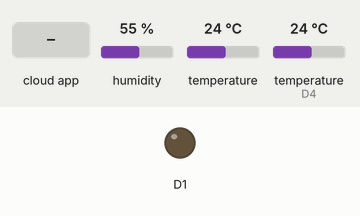
Simulated run of this sketch. Board: ESP8266 (NodeMCU). On the bench: output pins drawn as LEDs (lit = HIGH). Inputs (shaded band) come from the test bench; at power-on: humidity 55 %, temperature 24 °C, temperature (sensor on D4) 24 °C. WiFi joins after 1.5 s; servers stay silent unless stated; the Firebase database answers and starts empty; what the sketch prints to the serial monitor is not drawn.

Above: at 2.8 s.
2.9 s: the phone or cloud app sets status to 1
At 3.9 s:
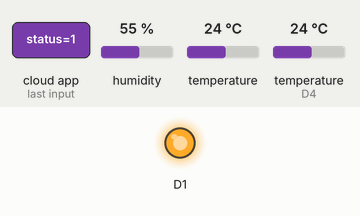
4.9 s: the phone or cloud app sets status to 0
At 5.7 s:
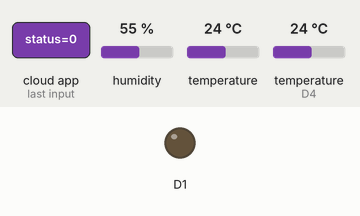
Timing chart, 0 to 7.9 s (numbered marks = the images above; inputs shaded):
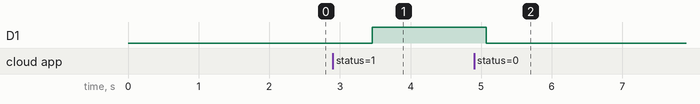

Measured:
- after the input at 2.9 s, D1: LOW → HIGH after 0.56 s
- after the input at 4.9 s, D1: HIGH → LOW after 0.17 s

The sketch:

espcode.ino
```cpp
#include <ESP8266WiFi.h>
#include <string.h>
#include <FirebaseArduino.h>
#include <DHT.h>
#include <DallasTemperature.h>
#include <OneWire.h>

#define ONE_WIRE_BUS 2 // DS18B20 on NodeMCU pin D4
#define FIREBASE_HOST "esp-database-1248a-default-rtdb.firebaseio.com"
#define FIREBASE_AUTH "qEAzyzeHf8xxWuaidq8wuMXdNx8MTQjDjlY5WldU"
#define WIFI_SSID "GALAL"
#define WIFI_PASSWORD "24545182"
#define DHTPIN D3                                            // Digital pin connected to DHT11
#define DHTTYPE DHT11                                        // Initialize dht type as DHT 11
int n;
DHT dht(DHTPIN, DHTTYPE);
OneWire oneWire(ONE_WIRE_BUS);
DallasTemperature DS18B20(&oneWire);

void setup()
{
  Serial.begin(115200);
  dht.begin();                                                  //reads dht sensor data
  DS18B20.begin();
  WiFi.begin(WIFI_SSID, WIFI_PASSWORD);
  Serial.print("Connecting to ");
  Serial.print(WIFI_SSID);
  while (WiFi.status() != WL_CONNECTED) {
    Serial.print(".");
    delay(500);
  }

  Serial.println();
  Serial.print("Connected");
  Serial.print("IP Address: ");
  Serial.println(WiFi.localIP());                               //prints local IP address
  Firebase.begin(FIREBASE_HOST, FIREBASE_AUTH);                 // connect to the firebase
  pinMode(D1,OUTPUT);
  Firebase.set("status",0);

}

void loop()
{
  n=Firebase.getInt("status/status");
  if (n==1) {
      Serial.print("LED is ON");
      digitalWrite(D1,1);
  }
   else{
   Serial.print("LED is Off");
   digitalWrite(D1,0);
 }
                                   // Read Humidity
  DS18B20.requestTemperatures();
  float t = DS18B20.getTempCByIndex(0);                              // Read temperature
  float h = dht.readHumidity();
  if (isnan(h) || isnan(t))                                     // Checking sensor working
  {
    Serial.println(F("Failed to read from DHT sensor!"));
    return;
  }
  Serial.print("Humidity: ");
  Serial.print(h);
  String fireHumid = String(h) ;                   //Humidity integer to string conversion

  Serial.print("%  Temperature: ");
  Serial.print(t);
  Serial.println("°C ");
  String fireTemp = String(t);                  //Temperature integer to string conversion
  delay(100);


  Firebase.pushString("/READINDS/humidity", fireHumid);            //setup path to send Humidity readings
  Firebase.pushString("/READINDS/temperature", fireTemp);         //setup path to send Temperature readings
  Firebase.setFloat("/tempo",t );
  Firebase.setFloat("/humii",h );
    if (Firebase.failed())
    {

      Serial.print("pushing /logs failed:");
      Serial.println(Firebase.error());
  }
}
```
